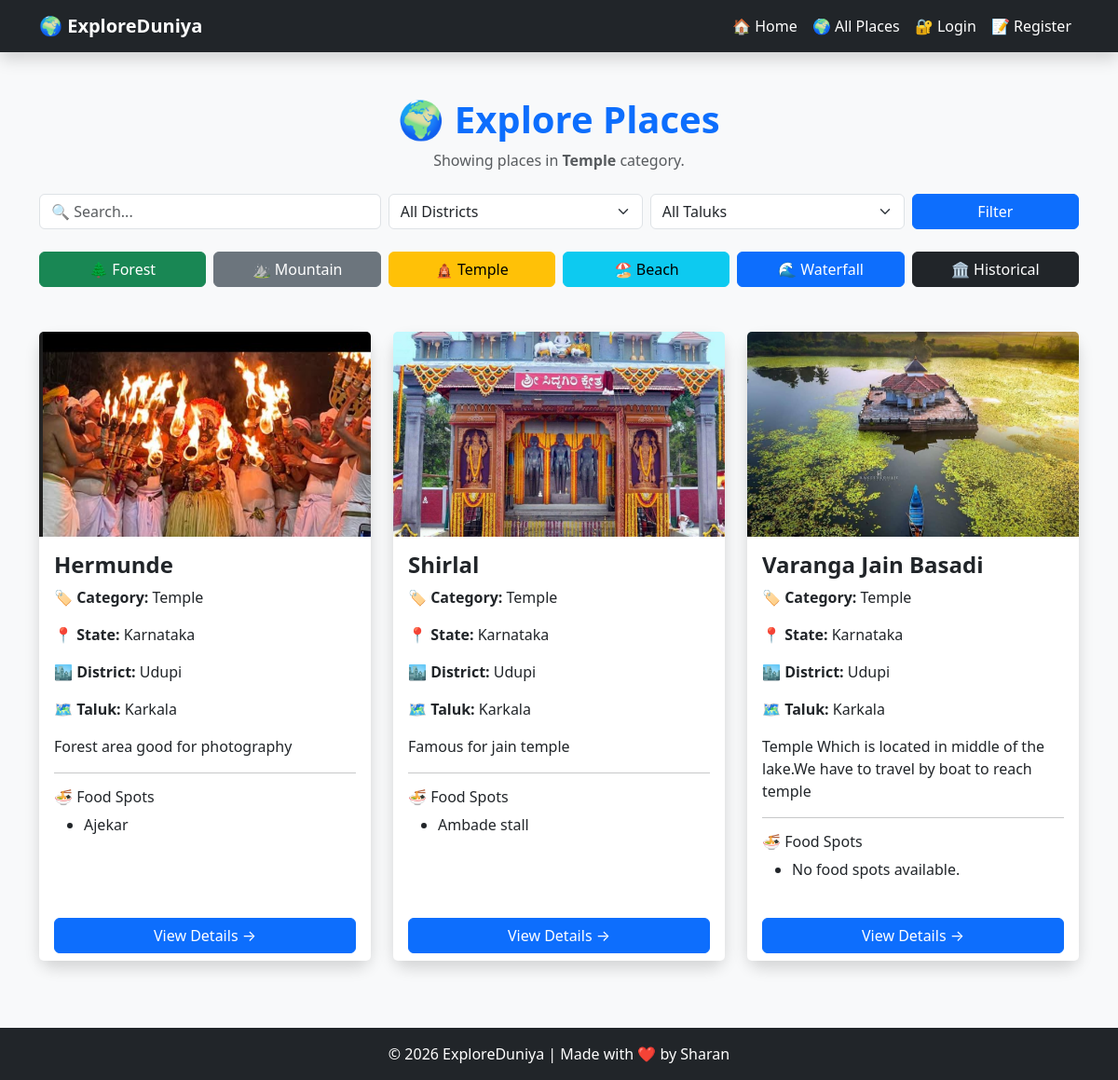
Page /places/category/Temple/ on the committed database.
### places/models.py (models this page shows, shortened)
class Place(models.Model):
    CATEGORY_CHOICES = [
        ("Forest", "Forest"),
        ("Mountain", "Mountain"),
        ("Temple", "Temple"),
        ("Beach", "Beach"),
        ("Waterfall", "Waterfall"),
        ("Historical", "Historical"),
        ("Food", "Food Destination"),
    ]
    name = models.CharField(max_length=100)
    state = models.CharField(max_length=100)
    district = models.CharField(
        max_length=100,
        blank=True,
        default=""
    )
    taluk = models.CharField(
        max_length=100,
        blank=True,
        default=""
    )
    description = models.TextField()
    category = models.CharField(
        max_length=50,
        choices=CATEGORY_CHOICES,
        default="Forest"
    )
    image = models.ImageField(
        upload_to="places/",
        blank=True,
        null=True
    )

class FoodSpot(models.Model):
    place = models.ForeignKey(
        Place,
        on_delete=models.CASCADE
    )
    name = models.CharField(max_length=100)
    special_food = models.CharField(max_length=100)
    price = models.IntegerField()

### places/views.py (the view)
def category_places(request, category):
    places = Place.objects.filter(category=category)
    return render(
        request,
        "places/place_list.html",
        {
            "places": places,
            "category": category,
        },
    )

### places/templates/places/place_list.html (shortened to what this page needs)
<!DOCTYPE html>
<html lang="en">
<head>
    <link href="https://cdn.jsdelivr.net/npm/bootstrap@5.3.7/dist/css/bootstrap.min.css" rel="stylesheet">
</head>
<body>
<nav class="navbar navbar-expand-lg navbar-dark bg-dark shadow">
    <div class="container">
        <a class="navbar-brand fw-bold" href="/">
            🌍 ExploreDuniya
        </a>
        <div class="navbar-nav ms-auto align-items-center">
            <a class="nav-link text-white" href="/">
                🏠 Home
            </a>
            <a class="nav-link text-white" href="/places/">
                🌍 All Places
            </a>
            {% if user.is_authenticated %}
                <a class="nav-link text-warning fw-bold" href="/suggest-place/">
                    ➕ Suggest a Place
                </a>
                <span class="nav-link text-info">
                    👋 {{ user.username }}
                </span>
                <form action="/accounts/logout/" method="post" class="ms-2">
                    {% csrf_token %}
                    <button class="btn btn-sm btn-danger" type="submit">
                        🚪 Logout
                    </button>
                </form>
            {% else %}
                <a class="nav-link text-white" href="/accounts/login/">
                    🔐 Login
                </a>
                <a class="nav-link text-white" href="/register/">
                    📝 Register
                </a>
            {% endif %}
        </div>
    </div>
</nav>
<div class="container mt-5 mb-4 text-center">
    <h1 class="fw-bold text-primary">
        🌍 Explore Places
    </h1>
    {% if category %}
        <p class="text-muted">
            Showing places in <strong>{{ category }}</strong> category.
        </p>
    {% else %}
        <p class="text-muted">
            Discover amazing destinations across India.
        </p>
    {% endif %}
</div>
<div class="container mb-4">
    <form method="GET">
    <div class="row g-2">
        <div class="col-md-4">
            <input
                type="text"
                name="q"
                class="form-control"
                placeholder="🔍 Search..."
                value="{{ request.GET.q }}"
            >
        </div>
        <div class="col-md-3">
            <select name="district" class="form-select">
                <option value="">All Districts</option>
            </select>
        </div>
        <div class="col-md-3">
            <select name="taluk" class="form-select">
                <option value="">All Taluks</option>
            </select>
        </div>
        <div class="col-md-2">
            <button type="submit" class="btn btn-primary w-100">
                Filter
            </button>
        </div>
    </div>
</form>
</div>
<div class="container mb-5">
    <div class="row g-2">
        <div class="col-md-2">
            <a href="/places/category/Forest/" class="btn btn-success w-100">🌲 Forest</a>
        </div>
        <div class="col-md-2">
            <a href="/places/category/Mountain/" class="btn btn-secondary w-100">⛰️ Mountain</a>
        </div>
        <div class="col-md-2">
            <a href="/places/category/Temple/" class="btn btn-warning w-100">🛕 Temple</a>
        </div>
        <div class="col-md-2">
            <a href="/places/category/Beach/" class="btn btn-info w-100">🏖️ Beach</a>
        </div>
        <div class="col-md-2">
            <a href="/places/category/Waterfall/" class="btn btn-primary w-100">🌊 Waterfall</a>
        </div>
        <div class="col-md-2">
            <a href="/places/category/Historical/" class="btn btn-dark w-100">🏛️ Historical</a>
        </div>
    </div>
</div>
<div class="container">
    <div class="row">
        {% for place in places %}
        <div class="col-md-4 mb-4">
            <div class="card shadow h-100 border-0 rounded-4">
                {% if place.image %}
                    <img
                        src="{{ place.image.url }}"
                        class="card-img-top"
                        alt="{{ place.name }}"
                    >
                {% else %}
                    <div class="bg-light text-center p-5">
                        🏞️ No Image Available
                    </div>
                {% endif %}
                <div class="card-body">
                    <h4 class="fw-bold">
                        {{ place.name }}
                    </h4>
                    <p>
                        <strong>🏷️ Category:</strong>
                        {{ place.category }}
                    </p>
                    <p>
                        <strong>📍 State:</strong>
                        {{ place.state }}
                    </p>
<p>
    <strong>🏙️ District:</strong>
    {{ place.district }}
</p>
<p>
    <strong>🗺️ Taluk:</strong>
    {{ place.taluk }}
</p>
                    <p>
                        {{ place.description|truncatewords:20 }}
                    </p>
                    <hr>
                    <h6>🍜 Food Spots</h6>
                    <ul>
                        {% for food in place.foodspot_set.all %}
                            <li>{{ food.name }}</li>
                        {% empty %}
                            <li>No food spots available.</li>
                        {% endfor %}
                    </ul>
                </div>
                <div class="card-footer bg-white border-0">
                    <a
                        href="/places/{{ place.id }}/"
                        class="btn btn-primary w-100"
                    >
                        View Details →
                    </a>
                </div>
            </div>
        </div>
        {% empty %}
        <div class="col-12">
            <div class="alert alert-warning text-center">
                No places found.
            </div>
        </div>
        {% endfor %}
    </div>
</div>
<footer class="bg-dark text-white text-center py-3 mt-5">
    <div class="container">
        © 2026 ExploreDuniya | Made with ❤️ by Sharan
    </div>
</footer>
</body>
</html>

### places/templates/places/place_list.html (style rules this page uses)
body { background-color: #f8f9fa; }
.card { transition: transform 0.3s ease, box-shadow 0.3s ease; }
.card-img-top { height: 220px; object-fit: cover; }

### rows in the picture
Place: image (picture), name "Hermunde", category "Temple", state "Karnataka", district "Udupi", taluk "Karkala", description "Forest area good for photography"
FoodSpot: name "Ajekar"
Place: image (picture), name "Shirlal", category "Temple", state "Karnataka", district "Udupi", taluk "Karkala", description "Famous for jain temple"
FoodSpot: name "Ambade stall"
Place: image (picture), name "Varanga Jain Basadi", category "Temple", state "Karnataka", district "Udupi", taluk "Karkala", description "Temple Which is located in middle of the lake.We have to travel by boat to reach temple"

### other values in the picture
{{ category }} "Temple"
